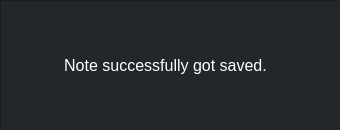
<?xml version="1.0" encoding="UTF-8"?>
<ui version="4.0">
 <class>Dialog</class>
 <widget class="QDialog" name="Dialog">
  <property name="geometry">
   <rect>
    <x>0</x>
    <y>0</y>
    <width>340</width>
    <height>130</height>
   </rect>
  </property>
  <property name="windowTitle">
   <string>Dialog</string>
  </property>
  <widget class="QFrame" name="frame_save_description_notes">
   <property name="geometry">
    <rect>
     <x>0</x>
     <y>0</y>
     <width>341</width>
     <height>131</height>
    </rect>
   </property>
   <property name="styleSheet">
    <string notr="true">background-color: rgb(35, 39, 42);
background-color: rgb(44, 47, 51);
background-color: rgb(35, 39, 42);</string>
   </property>
   <property name="frameShape">
    <enum>QFrame::StyledPanel</enum>
   </property>
   <property name="frameShadow">
    <enum>QFrame::Raised</enum>
   </property>
   <widget class="QLabel" name="label_save_description_notes">
    <property name="geometry">
     <rect>
      <x>50</x>
      <y>50</y>
      <width>231</width>
      <height>31</height>
     </rect>
    </property>
    <property name="font">
     <font>
      <pointsize>12</pointsize>
     </font>
    </property>
    <property name="layoutDirection">
     <enum>Qt::RightToLeft</enum>
    </property>
    <property name="styleSheet">
     <string notr="true">color: rgb(255, 255, 255);</string>
    </property>
    <property name="text">
     <string>Note successfully got saved.</string>
    </property>
    <property name="alignment">
     <set>Qt::AlignCenter</set>
    </property>
   </widget>
  </widget>
 </widget>
 <resources/>
 <connections/>
</ui>
